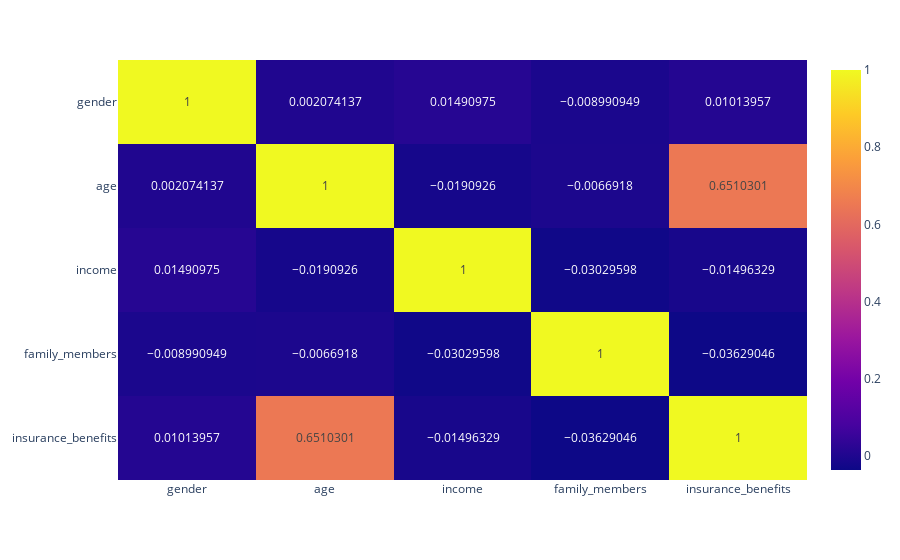

Here is the notebook cell this chart was saved with:
### Code cell
#Heatmap para la correlación de nuestras variables
px.imshow(data.corr(), text_auto=True, aspect="auto").show()

### Figure 1 — Plotly figure (JSON) as saved in the notebook; plotly's stock layout.template omitted (floating-point values rounded to 4 significant figures)
{"data": [{"coloraxis": "coloraxis", "hovertemplate": "x: %{x}<br>y: %{y}<br>color: %{z}<extra></extra>", "name": "0", "texttemplate": "%{z}", "type": "heatmap", "x": ["gender", "age", "income", "family_members", "insurance_benefits"], "xaxis": "x", "y": ["gender", "age", "income", "family_members", "insurance_benefits"], "yaxis": "y", "z": [[1, 0.002074, 0.01491, -0.008991, 0.01014], [0.002074, 1, -0.01909, -0.006692, 0.651], [0.01491, -0.01909, 1, -0.0303, -0.01496], [-0.008991, -0.006692, -0.0303, 1, -0.03629], [0.01014, 0.651, -0.01496, -0.03629, 1]]}], "layout": {"coloraxis": {"colorscale": [[0, "#0d0887"], [0.1111, "#46039f"], [0.2222, "#7201a8"], [0.3333, "#9c179e"], [0.4444, "#bd3786"], [0.5556, "#d8576b"], [0.6667, "#ed7953"], [0.7778, "#fb9f3a"], [0.8889, "#fdca26"], [1, "#f0f921"]]}, "margin": {"t": 60}, "xaxis": {"anchor": "y", "domain": [0, 1]}, "yaxis": {"anchor": "x", "autorange": "reversed", "domain": [0, 1]}}}
